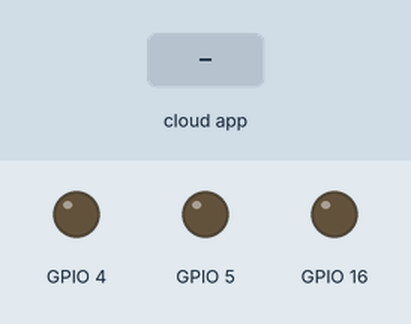
This sketch was run on a simulated ESP8266 (NodeMCU). Parts: output pins drawn as LEDs (lit = HIGH). The test bench sets the inputs (shaded band). WiFi joins after 1.5 s; servers stay silent unless stated; the Firebase database answers and starts empty; what the sketch prints to the serial monitor is not drawn.

Above: at 2.7 s.
2.8 s: the phone or cloud app sets luz1 to 1
At 3.8 s:
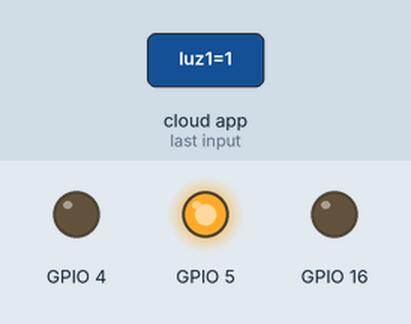
4.8 s: the phone or cloud app sets luz2 to 1
At 6.1 s:
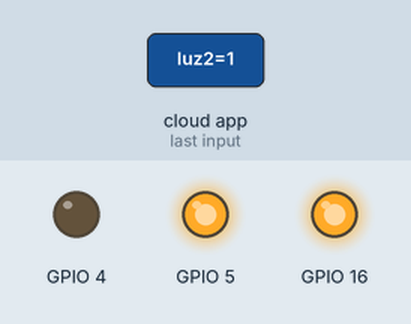
7.0 s: the phone or cloud app sets luz3 to 1
At 8.5 s:
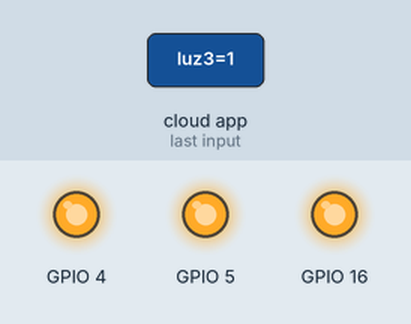
9.3 s: the phone or cloud app sets luz1 to 0
At 9.9 s:
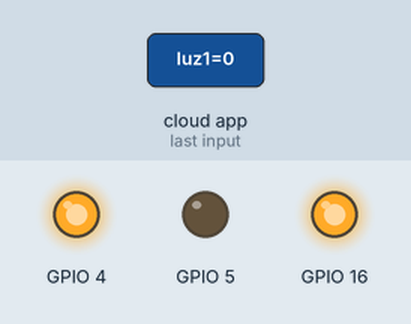
11.1 s: the phone or cloud app sets luz2 to 0
At 12.3 s:
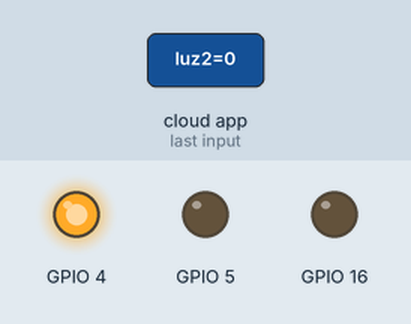
13.3 s: the phone or cloud app sets luz1 to 1
At 14.4 s:
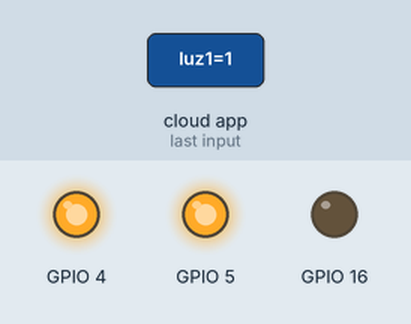
Timing chart, 0 to 16.3 s (numbered marks = the images above; inputs shaded):
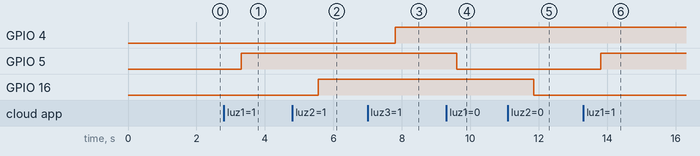

The sketch:

espFirebase.ino
```cpp
/**********************************************************************************
 * TITULO: Código ESP8266 - FIREBASE
 * AUTOR: Jhimmy Astoraque Durán
 * DESCRIPCION: Este es el código de este episodio del canal que tambien es parte de la Serie Intermedia del esp8266
 * CANAL YOUTUBE: https://www.youtube.com/c/jadsatv
 * © 2020
 * *******************************************************************************/

#include <ESP8266WiFi.h>
#include "FirebaseESP8266.h"


// Credenciales wifi
const char *ssid = "1"; // nombre de la red
const char *password = "123456789";
//const char *ssid = "ZTE-d794ca"; // nombre de la red
//const char *password = "AMERICANO1";

// Credenciales Proyecto Firebase
const char *FIREBASE_HOST = "reices-v1-default-rtdb.firebaseio.com";
const char *FIREBASE_AUTH = "uyFpoKOnLr6iu2Y2Lhr4AKhUiuBNLg9LkbWJNP9J";

// Firebase Data object in the global scope
FirebaseData firebaseData;

bool iterar = true;


void setup()
{
  Serial.begin(115200);
  Serial.println();

  WiFi.begin(ssid, password);

  while (WiFi.status() != WL_CONNECTED)
  {
    Serial.print(".");
    delay(250);
  }
  Serial.print("\nConectado al Wi-Fi");
  Serial.println();

  Firebase.begin(FIREBASE_HOST, FIREBASE_AUTH);
  Firebase.reconnectWiFi(true);
  pinMode(5, OUTPUT);
  pinMode(16, OUTPUT);
  pinMode(4, OUTPUT);
}

void loop()
{
  String nodo = "Proyecto1";
  String users = "Users";
  String pr = "pr";

  //while (iterar)
  //{

    // escribir datos
   Firebase.setInt(firebaseData, "lectura1", 512);
   //Firebase.setInt(firebaseData, "luz");
   Firebase.setString(firebaseData, "string1", "On");

    Firebase.setString(firebaseData, nodo + "/sensor", "DHT11");
    Firebase.setString(firebaseData, pr + "/sensor" + "/hola", "lucesita");
    //Firebase.setInt(firebaseData, nodo + "/temperatura", 31);
    //Firebase.setBool(firebaseData, nodo + "/alarmas", false);

    // leer datos
     Firebase.getInt(firebaseData,users+ "/jorge" + "/luz1");
     //Serial.println(firebaseData.intData());
     if ( firebaseData.intData()== 1)
     {
      digitalWrite(5, HIGH);
     }
     else{
      digitalWrite(5, LOW);
     }
     delay(0);
     Firebase.getInt(firebaseData,users +"/jorge" + "/luz2");
      if ( firebaseData.intData()== 1)
     {
      digitalWrite(16, HIGH);
     }
     else{
      digitalWrite(16, LOW);
     }
     delay(0);
     Firebase.getInt(firebaseData,users + "/jorge" + "/luz3");
      if ( firebaseData.intData()== 1)
     {
      digitalWrite(4, HIGH);
     }
     else{
      digitalWrite(4, LOW);
     }
     delay(0);
     //Firebase.getString(firebaseData, nodo + "/sensor");
    // Serial.println(firebaseData.stringData());

    // push de datos
    //  Firebase.pushInt(firebaseData, nodo + "/temperatura", 29);
    //  delay(150);
    //  Firebase.pushInt(firebaseData, nodo + "/temperatura", 31);
    //  delay(150);
    //  Firebase.pushInt(firebaseData, nodo + "/temperatura", 30);
    //  delay(150);
    //  Firebase.pushInt(firebaseData, nodo + "/Humedad", 67);

   // iterar = false;
    //Firebase.end(firebaseData);
  //}
} // End Loop
```

Measured:
- after the input at 2.8 s, GPIO 5: LOW → HIGH after 0.50 s
- after the input at 4.8 s, GPIO 16: LOW → HIGH after 0.76 s
- after the input at 7.0 s, GPIO 4: LOW → HIGH after 0.81 s
- after the input at 9.3 s, GPIO 5: HIGH → LOW after 0.31 s
- after the input at 11.1 s, GPIO 16: HIGH → LOW after 0.76 s
- after the input at 13.3 s, GPIO 5: LOW → HIGH after 0.51 s
